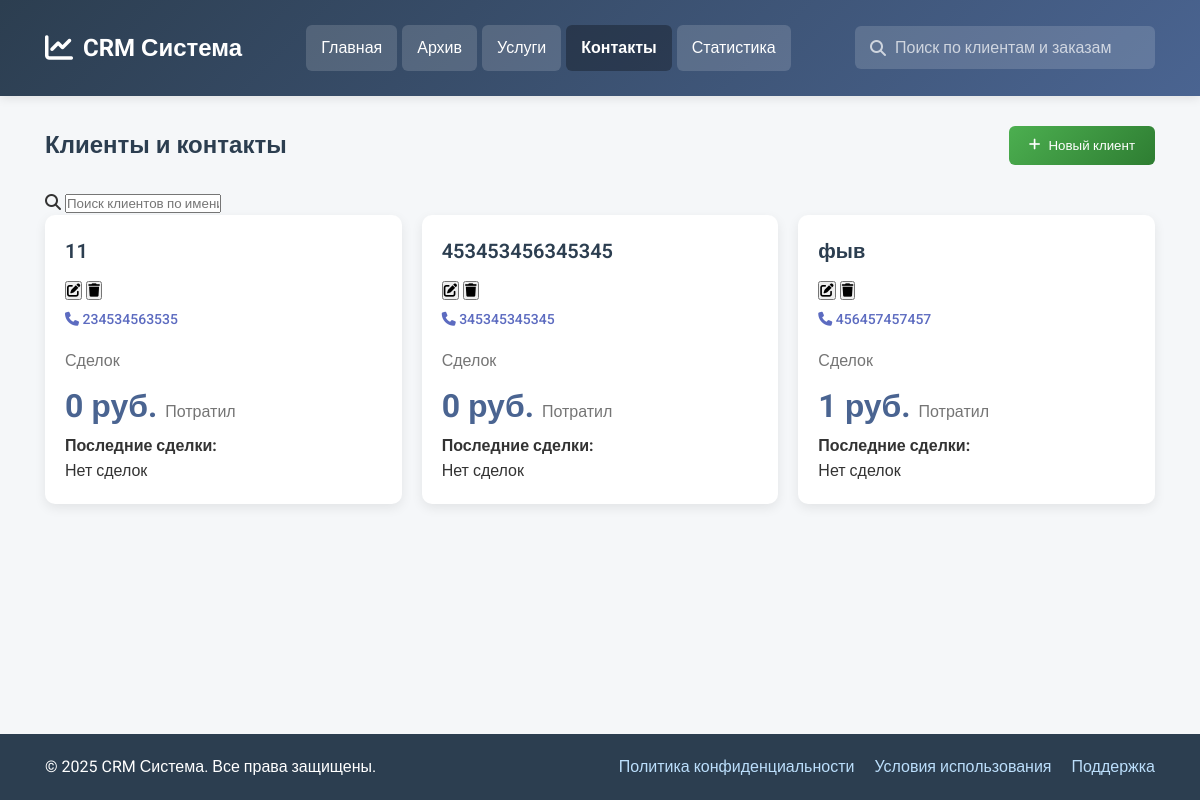
The page /crm/contacts/ on the database as committed earlier.
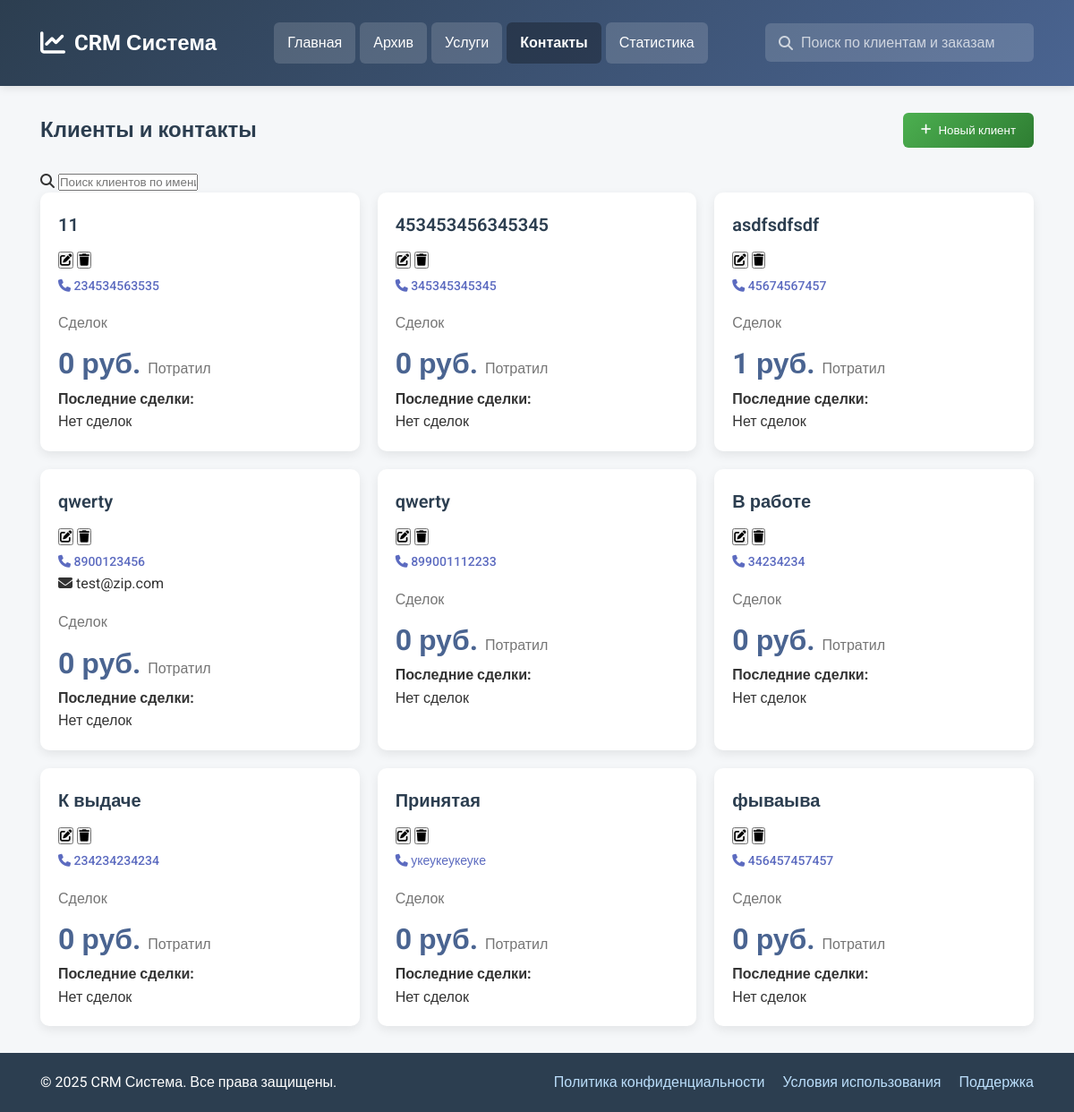
The same page on the database as committed later.
### clients/models.py (models this page shows, shortened)
class Client(models.Model):
    name = models.CharField(max_length=200, verbose_name="ФИО клиента")
    phone = models.CharField(max_length=20, verbose_name="Телефон")
    email = models.EmailField(blank=True, null=True, verbose_name="Email")
    notes = models.TextField(blank=True, verbose_name="Заметки")
    created_at = models.DateTimeField(auto_now_add=True, verbose_name="Дата создания")
    class Meta:
        verbose_name = "Клиент"
        verbose_name_plural = "Клиенты"
        ordering = ["name"]
    def get_total_spent(self):
        from deals.models import DealService
        total = DealService.objects.filter(
            deal__client=self, deal__status__in=["completed", "successful"]
        ).aggregate(total=Sum("price"))["total"]
        return total or 0

### clients/views.py (the view)
# urls.py: path("contacts/", contacts, name="contacts"),
def contacts(request):
    clients = Client.objects.all().order_by("name")
    return render(request, "contacts.html", {"clients": clients})

### templates/contacts.html (shortened to what the changed rows need)
<!DOCTYPE html>
<html lang="ru">
<head>
    {% load static %}
    <link rel="stylesheet" href="https://cdnjs.cloudflare.com/ajax/libs/font-awesome/6.4.0/css/all.min.css">
    <link rel="stylesheet" href="{% static 'css/styles.css' %}">
</head>
<body>
    <main>
        <section id="contacts" class="section active">
            <div class="container">
                <div class="dashboard-header">
                    <h1 class="dashboard-title">Клиенты и контакты</h1>
                </div>
                <div class="services-grid" id="clientsGrid">
                    {% for client in clients %}
                    <div class="service-card client-card" data-client-id="{{ client.id }}">
                        <div class="client-header">
                            <h3 class="service-name client-name">{{ client.name }}</h3>
                            <div class="client-actions">
                                <button class="action-btn edit-client" title="Редактировать">
                                    <i class="fas fa-edit"></i>
                                </button>
                                <button class="action-btn delete-client" title="Удалить">
                                    <i class="fas fa-trash"></i>
                                </button>
                            </div>
                        </div>
                        <a href="tel:{{ client.phone }}" class="client-phone">
                            <i class="fas fa-phone"></i> {{ client.phone }}
                        </a>
                        {% if client.email %}
                        <p class="client-email">
                            <i class="fas fa-envelope"></i> {{ client.email }}
                        </p>
                        {% endif %}
                        <div class="client-stats">
                            <div class="stat-item">
                                <span class="stat-label">Сделок</span>
                            </div>
                            <div class="stat-item">
                                <span class="stat-value">
                                    {% with total_spent=client.get_total_spent %}
                                        {{ total_spent|default:0 }} руб.
                                    {% endwith %}
                                </span>
                                <span class="stat-label">Потратил</span>
                            </div>
                        </div>
                        <div class="client-deals">
                            <h4>Последние сделки:</h4>
                            {% for deal in client.deal_set.all|slice:":3" %}
                            <div class="mini-deal">
                                <span class="deal-service">
                                    {% for service in deal.services.all %}
                                        {{ service.name }}{% if not forloop.last %}, {% endif %}
                                    {% endfor %}
                                </span>
                                <span class="deal-price">{{ deal.total_price }} руб.</span>
                            </div>
                            {% empty %}
                            <p class="no-deals">Нет сделок</p>
                            {% endfor %}
                        </div>
                    </div>
                    {% empty %}
                    <div class="no-clients">
                        <i class="fas fa-users fa-3x"></i>
                        <h3>Клиентов пока нет</h3>
                        <p>Добавьте первого клиента, чтобы начать работу</p>
                    </div>
                    {% endfor %}
                </div>
            </div>
        </section>
    </main>
</body>
</html>

Rows that differ between the two databases and show on the page:
added Client: name "asdfsdfsdf", phone "45674567457", get_total_spent "1"
added Client: name "qwerty", phone "8900123456", email "test@zip.com", get_total_spent "0"
added Client: name "qwerty", phone "899001112233", get_total_spent "0"
added Client: name "В работе", phone "34234234", get_total_spent "0"
added Client: name "К выдаче", phone "234234234234", get_total_spent "0"
added Client: name "Принятая", phone "укеукеукеуке", get_total_spent "0"
changed Client: name "фыв" → "фываыва"; get_total_spent "1" → "0"
